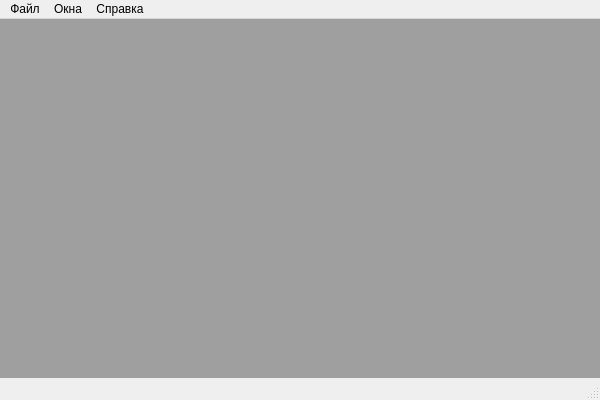
<?xml version="1.0" encoding="UTF-8"?>
<ui version="4.0">
 <class>MainWindow</class>
 <widget class="QMainWindow" name="MainWindow">
  <property name="geometry">
   <rect>
    <x>0</x>
    <y>0</y>
    <width>600</width>
    <height>400</height>
   </rect>
  </property>
  <property name="windowTitle">
   <string>Просмотр архиваторов</string>
  </property>
  <widget class="QWidget" name="centralWidget">
   <layout class="QVBoxLayout" name="verticalLayout">
    <property name="leftMargin">
     <number>0</number>
    </property>
    <property name="topMargin">
     <number>0</number>
    </property>
    <property name="rightMargin">
     <number>0</number>
    </property>
    <property name="bottomMargin">
     <number>0</number>
    </property>
    <item>
     <widget class="QMdiArea" name="mdiArea"/>
    </item>
   </layout>
  </widget>
  <widget class="QMenuBar" name="menuBar">
   <property name="geometry">
    <rect>
     <x>0</x>
     <y>0</y>
     <width>600</width>
     <height>22</height>
    </rect>
   </property>
   <widget class="QMenu" name="fileMenu">
    <property name="title">
     <string>Файл</string>
    </property>
    <addaction name="openFileAction"/>
    <addaction name="separator"/>
    <addaction name="quitAction"/>
   </widget>
   <widget class="QMenu" name="windowsMenu">
    <property name="title">
     <string>Окна</string>
    </property>
    <addaction name="closeAllWindowsAction"/>
   </widget>
   <widget class="QMenu" name="helpMenu">
    <property name="title">
     <string>Справка</string>
    </property>
    <addaction name="showAboutAction"/>
   </widget>
   <addaction name="fileMenu"/>
   <addaction name="windowsMenu"/>
   <addaction name="helpMenu"/>
  </widget>
  <widget class="QStatusBar" name="statusBar"/>
  <action name="openFileAction">
   <property name="text">
    <string>Открыть</string>
   </property>
  </action>
  <action name="quitAction">
   <property name="text">
    <string>Завершить</string>
   </property>
  </action>
  <action name="closeAllWindowsAction">
   <property name="text">
    <string>Закрыть все окна</string>
   </property>
   <property name="toolTip">
    <string>Закрыть все окна</string>
   </property>
  </action>
  <action name="showAboutAction">
   <property name="text">
    <string>Информация</string>
   </property>
  </action>
  <action name="action">
   <property name="text">
    <string>&amp;Пункт а</string>
   </property>
  </action>
 </widget>
 <layoutdefault spacing="6" margin="11"/>
 <resources/>
 <connections>
  <connection>
   <sender>quitAction</sender>
   <signal>triggered()</signal>
   <receiver>MainWindow</receiver>
   <slot>close()</slot>
   <hints>
    <hint type="sourcelabel">
     <x>-1</x>
     <y>-1</y>
    </hint>
    <hint type="destinationlabel">
     <x>199</x>
     <y>149</y>
    </hint>
   </hints>
  </connection>
 </connections>
</ui>
